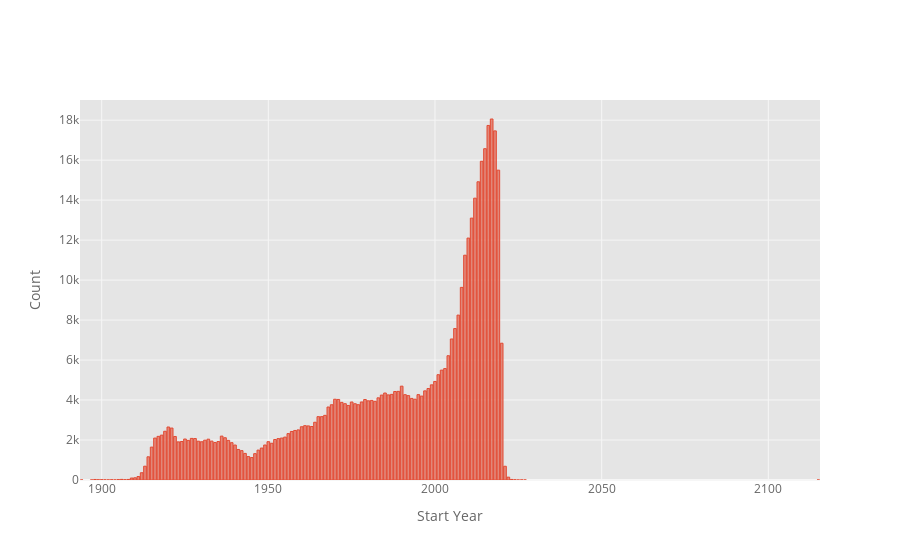

Notebook cell for this chart:
### Markdown cell above
The following should generate an interesting plot of the number of films that premiered each year. Notice there is a dip between the 1920s and late 1940s. Why might that be? *This question is rhetorical; you do not need to write your answer anywhere.*

### Code cell
yearDistDf.iplot(kind="bar", x="start_year", y="total", 
                 xTitle="Start Year", yTitle="Count", asFigure=True)

### Figure 1 — Plotly figure (JSON) as saved in the notebook; plotly's stock layout.template omitted (floating-point values rounded to 4 significant figures; data arrays with more than 128 entries replaced by an {"elided": "..."} marker saying what was removed)
{"data": [{"marker": {"color": "rgba(226, 74, 51, 0.6)", "line": {"color": "rgba(226, 74, 51, 1.0)", "width": 1}}, "name": "total", "orientation": "v", "text": "", "type": "bar", "x": {"elided": "133 int values"}, "y": {"elided": "133 int values"}}], "layout": {"legend": {"bgcolor": "#FFFFFF", "font": {"color": "#666666"}}, "paper_bgcolor": "#FFFFFF", "plot_bgcolor": "#E5E5E5", "title": {"font": {"color": "#151516"}}, "xaxis": {"gridcolor": "#F6F6F6", "showgrid": true, "tickfont": {"color": "#666666"}, "title": {"font": {"color": "#666666"}, "text": "Start Year"}, "zerolinecolor": "#F6F6F6"}, "yaxis": {"gridcolor": "#F6F6F6", "showgrid": true, "tickfont": {"color": "#666666"}, "title": {"font": {"color": "#666666"}, "text": "Count"}, "zerolinecolor": "#F6F6F6"}}}
